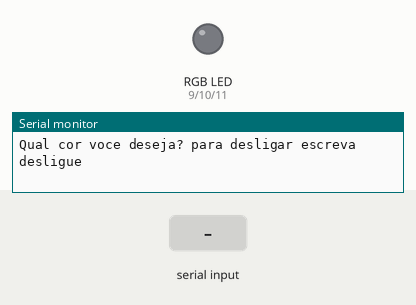
Bench run of a sketch on a simulated Arduino Uno, built with avr-gcc and run on an emulated ATmega328P. Shown: an RGB LED mixed from three pins (HIGH = lit), the last lines printed to the serial monitor. The test bench sets the inputs (shaded band).

Above: at 1.2 s.
1.3 s: "vermelho" received over Serial
At 3.1 s:
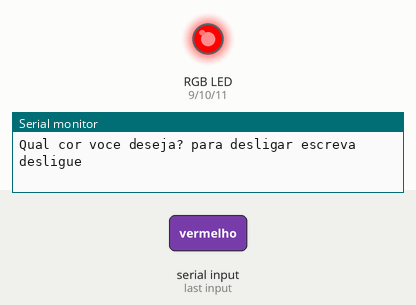
3.8 s: "azul" received over Serial
At 6.0 s:
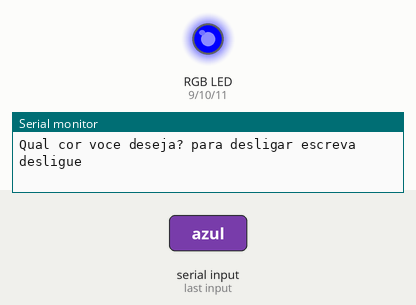
6.3 s: "verde" received over Serial
At 8.0 s:
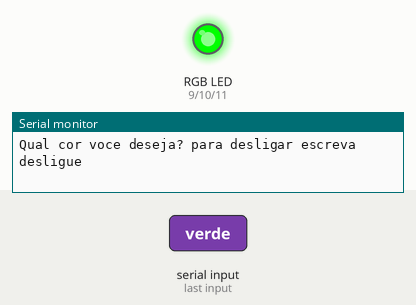
8.8 s: "aqua" received over Serial
At 11.0 s:
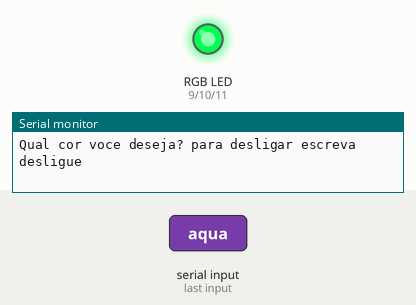
11.3 s: "ciano" received over Serial
At 13.0 s:
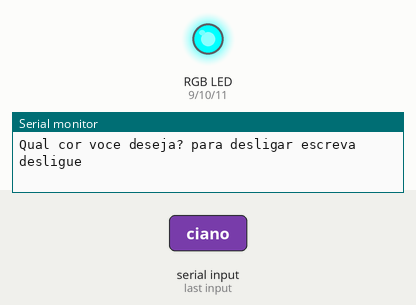
13.8 s: "magenta" received over Serial
At 16.1 s:
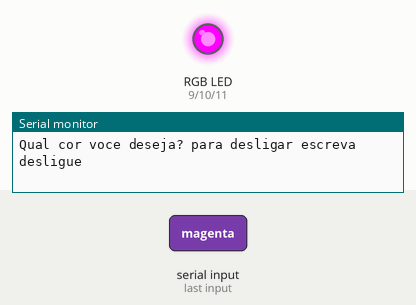
Timing chart, 0 to 17.3 s (numbered marks = the images above; inputs shaded):
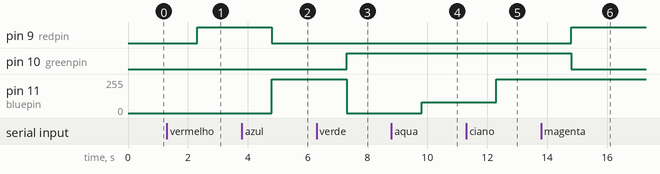

Measured:
- after the input at 1.3 s, pin 9 (redpin): LOW → HIGH after 1.0 s
- after the input at 3.8 s, pin 9 (redpin): HIGH → LOW after 1.0 s; pin 11 (bluepin): 0/255 → 255/255 after 1.0 s
- after the input at 6.3 s, pin 10 (greenpin): LOW → HIGH after 1.0 s; pin 11 (bluepin): 255/255 → 0/255 after 1.0 s
- after the input at 8.8 s, pin 11 (bluepin): 0/255 → 80/255 after 1.0 s
- after the input at 11.3 s, pin 11 (bluepin): 80/255 → 255/255 after 1.0 s
- after the input at 13.8 s, pin 9 (redpin): LOW → HIGH after 1.0 s; pin 10 (greenpin): HIGH → LOW after 1.0 s

The sketch:

atividade_espectrocores1.ino
```cpp
int redpin = 9;
int bluepin = 11;
int greenpin = 10;
String minhaCor;
String ask = "Qual cor voce deseja? para desligar escreva desligue";
void setup()
{
  pinMode(redpin, OUTPUT);
  pinMode(greenpin, OUTPUT);
  pinMode(bluepin, OUTPUT);
  Serial.begin(9600);
}

void loop()
{
 Serial.println(ask);
  while (Serial.available() == 0) {
  }
 minhaCor = Serial.readString();
  if (minhaCor == "vermelho") {
   digitalWrite(redpin, HIGH);
   digitalWrite(greenpin, LOW);
   digitalWrite(bluepin, LOW);
  }
   if (minhaCor == "azul") {
   digitalWrite(redpin, LOW);
   digitalWrite(greenpin, LOW);
   digitalWrite(bluepin, HIGH);
  }
   if (minhaCor == "verde") {
   digitalWrite(redpin, LOW);
   digitalWrite(greenpin, HIGH);
   digitalWrite(bluepin, LOW);
  }
   if (minhaCor == "aqua") {
     digitalWrite(redpin, LOW);
     analogWrite(greenpin, 255);
     analogWrite(bluepin, 80);
   }
   if (minhaCor == "ciano") {
     analogWrite(redpin, 0);
     analogWrite(greenpin, 255);
     analogWrite(bluepin, 255);
    }
   if (minhaCor == "magenta") {
     analogWrite(redpin, 255);
     analogWrite(greenpin, 0);
     analogWrite(bluepin, 255);
    }
   if (minhaCor == "amarelo") {
     analogWrite(redpin, 255);
     analogWrite(greenpin, 255);
     analogWrite(bluepin, 0);
    }
    if (minhaCor == "laranja") {
     analogWrite(redpin, 255);
     analogWrite(greenpin, 127);
     analogWrite(bluepin, 0);
    }
    if (minhaCor == "fuchsia") {
     analogWrite(redpin, 255);
     analogWrite(greenpin, 127);
     analogWrite(bluepin, 255);
    }
   if (minhaCor == "desligue") {
   digitalWrite(redpin, LOW);
   digitalWrite(greenpin, LOW);
   digitalWrite(bluepin, LOW);
  }

}
```
